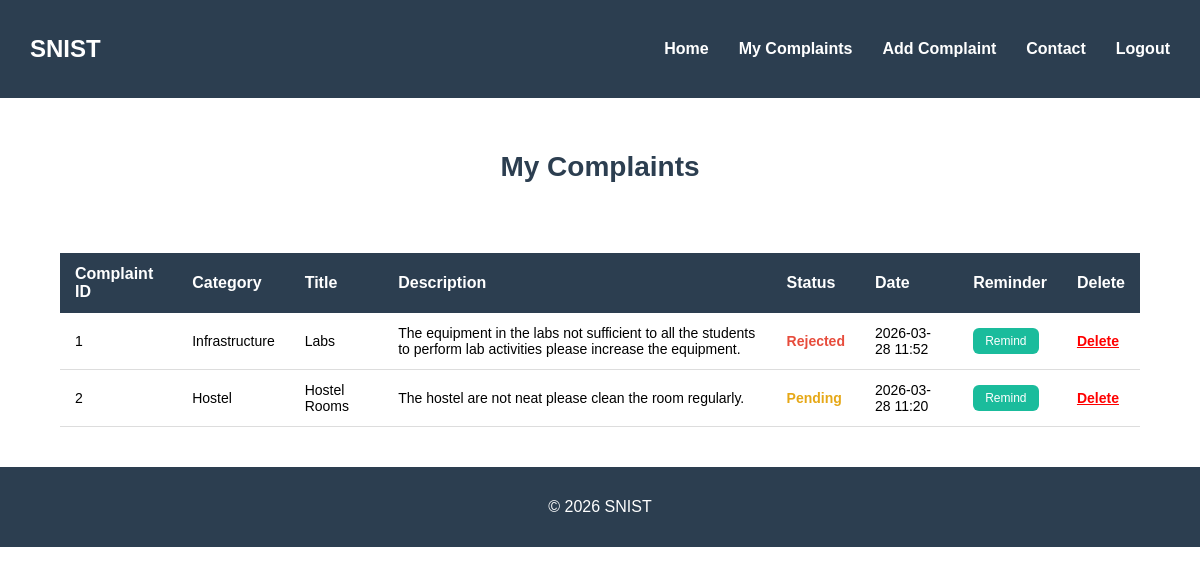
The page /my_complaints (signed in) on the database its author committed.
### tables this page shows
CREATE TABLE complaints (
        id INTEGER PRIMARY KEY AUTOINCREMENT,
        user_id INTEGER,
        title TEXT,
        description TEXT,
        status TEXT DEFAULT 'Pending',
        date TEXT,
        reminder INTEGER DEFAULT 0,
        category TEXT);

### app.py (the view)
@app.route('/my_complaints')
def my_complaints():
    if 'user_id' not in session:
        return redirect('/login')
    conn = sqlite3.connect('database.db', timeout=10)
    c = conn.cursor()
    c.execute("""SELECT complaints.*, users.email
                 FROM complaints
                 JOIN users ON complaints.user_id = users.id
                 WHERE complaints.user_id=?
                 ORDER BY complaints.id DESC""",
              (session['user_id'],))
    complaints = c.fetchall()
    conn.close()
    return render_template('my_complaints.html', complaints=complaints)

### templates/my_complaints.html (shortened to what this page needs)
<!DOCTYPE html>
<html lang="en">
<head>
<link rel="stylesheet" href="/static/student_dashboardstyle.css">
</head>
<body>
<header class="navbar">
<h2>SNIST</h2>
<nav>
<a href="/student_dashboard">Home</a>
<a href="/my_complaints">My Complaints</a>
<a href="/add_complaint">Add Complaint</a>
<a href="#">Contact</a>
<a href="/logout">Logout</a>
</nav>
</header>
<h2 class="page-title">My Complaints</h2>
{% if complaints %}
<table class="complaints-table">
<thead>
<tr>
<th>Complaint ID</th>
<th>Category</th>
<th>Title</th>
<th>Description</th>
<th>Status</th>
<th>Date</th>
<th>Reminder</th>
<th>Delete</th>
</tr>
</thead>
<tbody>
{% for c in complaints %}
<tr>
<td>{{ loop.index }}</td>
<td>{{ c[7] }}</td>
<td>{{ c[2] }}</td>
<td>{{ c[3] }}</td>
<td>
<span class="status-{{ c[4]|lower }}">{{ c[4] }}</span>
</td>
<td>{{ c[5] }}</td>
<td>
<a href="/reminder/{{c[0]}}" class="add-btn">Remind</a>
</td>
<td>
<a href="/delete/{{c[0]}}"
   onclick="return confirm('Are you sure you want to delete this complaint?')"
   style="color:red; font-weight:bold;">
Delete
</a>
</td>
</tr>
{% endfor %}
</tbody>
</table>
{% else %}
<p class="no-complaints">No complaints yet. <a href="/add_complaint">Add one now!</a></p>
{% endif %}
<footer class="footer">
<p>© 2026 SNIST</p>
</footer>
</body>
</html>

### static/student_dashboardstyle.css (style rules this page uses)
body { margin: 0; font-family: Arial, sans-serif; }
.navbar { display: flex; justify-content: space-between; align-items: center; background: #2c3e50; color: white; padding: 15px 30px; flex-wrap: wrap; gap: 10px; }
.navbar nav { display: flex; flex-wrap: wrap; gap: 10px; }
.navbar nav a { color: white; margin-left: 20px; text-decoration: none; font-weight: bold; }
.complaints-table { width: 95%; margin: 20px auto; border-collapse: collapse; }
.complaints-table th { background: #2c3e50; color: white; padding: 12px 15px; text-align: left; }
.complaints-table td { padding: 12px 15px; border-bottom: 1px solid #ddd; font-size: 14px; }
.footer { background: #2c3e50; color: white; text-align: center; padding: 15px; }
html { scroll-behavior: smooth; }

### templates/my_complaints.html (style rules this page uses)
.complaints-table { width: 90%; margin: 40px auto; border-collapse: collapse; }
.complaints-table th { background: #2c3e50; color: white; padding: 12px 15px; text-align: left; }
.complaints-table td { padding: 12px 15px; border-bottom: 1px solid #ddd; font-size: 14px; }
.status-pending { color: #e6a817; font-weight: bold; }
.status-rejected { color: #e74c3c; font-weight: bold; }
.page-title { text-align: center; padding: 30px; font-size: 28px; color: #2c3e50; }
.add-btn { display: inline-block; padding: 6px 12px; background: #1abc9c; color: white; text-decoration: none; border-radius: 6px; font-size: 12px; }

### rows shown on the page
complaints: category "Infrastructure", title "Labs", description "The equipment in the labs not sufficient to all the students to perform lab activities please increase the equipment.", status "Rejected", date "2026-03-28 11:52"
complaints: category "Hostel", title "Hostel Rooms", description "The hostel are not neat please clean the room regularly.", status "Pending", date "2026-03-28 11:20"
